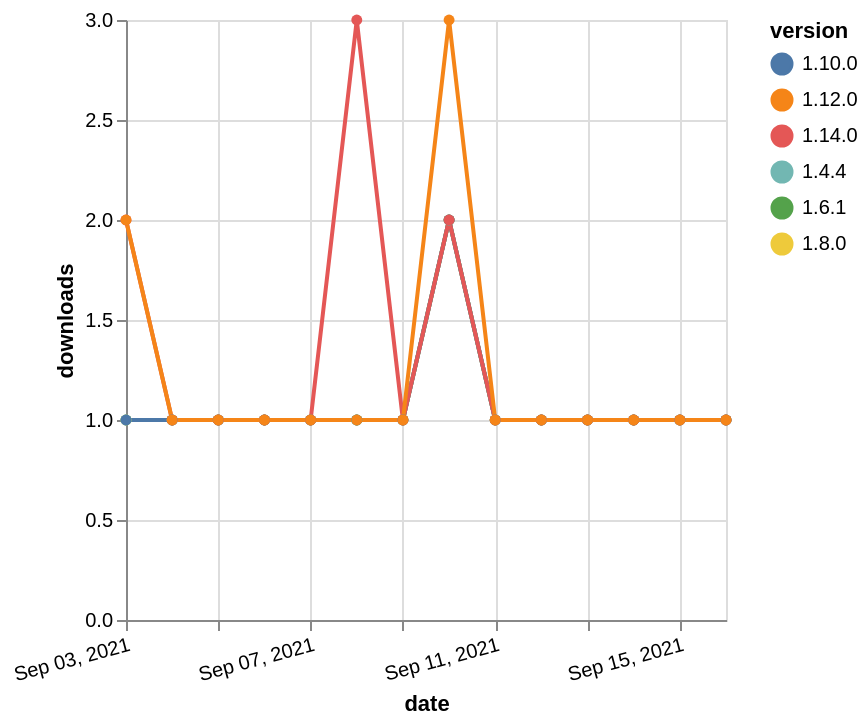

Describe this chart as a Vega-Lite specification.
### Vega-Lite specification from a JSON file in a GitHub repository (floating-point values rounded to 4 significant figures)
{"$schema": "https://vega.github.io/schema/vega-lite/v5.json", "description": "A simple bar chart with embedded data.", "data": {"values": [{"date": "2021-09-03", "total": 186, "delta": 1, "version": "1.6.1"}, {"date": "2021-09-04", "total": 187, "delta": 1, "version": "1.6.1"}, {"date": "2021-09-05", "total": 188, "delta": 1, "version": "1.6.1"}, {"date": "2021-09-06", "total": 189, "delta": 1, "version": "1.6.1"}, {"date": "2021-09-07", "total": 190, "delta": 1, "version": "1.6.1"}, {"date": "2021-09-08", "total": 191, "delta": 1, "version": "1.6.1"}, {"date": "2021-09-09", "total": 192, "delta": 1, "version": "1.6.1"}, {"date": "2021-09-10", "total": 194, "delta": 2, "version": "1.6.1"}, {"date": "2021-09-11", "total": 195, "delta": 1, "version": "1.6.1"}, {"date": "2021-09-12", "total": 196, "delta": 1, "version": "1.6.1"}, {"date": "2021-09-13", "total": 197, "delta": 1, "version": "1.6.1"}, {"date": "2021-09-14", "total": 198, "delta": 1, "version": "1.6.1"}, {"date": "2021-09-15", "total": 199, "delta": 1, "version": "1.6.1"}, {"date": "2021-09-16", "total": 200, "delta": 1, "version": "1.6.1"}, {"date": "2021-09-03", "total": 180, "delta": 1, "version": "1.8.0"}, {"date": "2021-09-04", "total": 181, "delta": 1, "version": "1.8.0"}, {"date": "2021-09-05", "total": 182, "delta": 1, "version": "1.8.0"}, {"date": "2021-09-06", "total": 183, "delta": 1, "version": "1.8.0"}, {"date": "2021-09-07", "total": 184, "delta": 1, "version": "1.8.0"}, {"date": "2021-09-08", "total": 185, "delta": 1, "version": "1.8.0"}, {"date": "2021-09-09", "total": 186, "delta": 1, "version": "1.8.0"}, {"date": "2021-09-10", "total": 188, "delta": 2, "version": "1.8.0"}, {"date": "2021-09-11", "total": 189, "delta": 1, "version": "1.8.0"}, {"date": "2021-09-12", "total": 190, "delta": 1, "version": "1.8.0"}, {"date": "2021-09-13", "total": 191, "delta": 1, "version": "1.8.0"}, {"date": "2021-09-14", "total": 192, "delta": 1, "version": "1.8.0"}, {"date": "2021-09-15", "total": 193, "delta": 1, "version": "1.8.0"}, {"date": "2021-09-16", "total": 194, "delta": 1, "version": "1.8.0"}, {"date": "2021-09-03", "total": 238, "delta": 1, "version": "1.4.4"}, {"date": "2021-09-04", "total": 239, "delta": 1, "version": "1.4.4"}, {"date": "2021-09-05", "total": 240, "delta": 1, "version": "1.4.4"}, {"date": "2021-09-06", "total": 241, "delta": 1, "version": "1.4.4"}, {"date": "2021-09-07", "total": 242, "delta": 1, "version": "1.4.4"}, {"date": "2021-09-08", "total": 243, "delta": 1, "version": "1.4.4"}, {"date": "2021-09-09", "total": 244, "delta": 1, "version": "1.4.4"}, {"date": "2021-09-10", "total": 246, "delta": 2, "version": "1.4.4"}, {"date": "2021-09-11", "total": 247, "delta": 1, "version": "1.4.4"}, {"date": "2021-09-12", "total": 248, "delta": 1, "version": "1.4.4"}, {"date": "2021-09-13", "total": 249, "delta": 1, "version": "1.4.4"}, {"date": "2021-09-14", "total": 250, "delta": 1, "version": "1.4.4"}, {"date": "2021-09-15", "total": 251, "delta": 1, "version": "1.4.4"}, {"date": "2021-09-16", "total": 252, "delta": 1, "version": "1.4.4"}, {"date": "2021-09-03", "total": 162, "delta": 1, "version": "1.10.0"}, {"date": "2021-09-04", "total": 163, "delta": 1, "version": "1.10.0"}, {"date": "2021-09-05", "total": 164, "delta": 1, "version": "1.10.0"}, {"date": "2021-09-06", "total": 165, "delta": 1, "version": "1.10.0"}, {"date": "2021-09-07", "total": 166, "delta": 1, "version": "1.10.0"}, {"date": "2021-09-08", "total": 167, "delta": 1, "version": "1.10.0"}, {"date": "2021-09-09", "total": 168, "delta": 1, "version": "1.10.0"}, {"date": "2021-09-10", "total": 170, "delta": 2, "version": "1.10.0"}, {"date": "2021-09-11", "total": 171, "delta": 1, "version": "1.10.0"}, {"date": "2021-09-12", "total": 172, "delta": 1, "version": "1.10.0"}, {"date": "2021-09-13", "total": 173, "delta": 1, "version": "1.10.0"}, {"date": "2021-09-14", "total": 174, "delta": 1, "version": "1.10.0"}, {"date": "2021-09-15", "total": 175, "delta": 1, "version": "1.10.0"}, {"date": "2021-09-16", "total": 176, "delta": 1, "version": "1.10.0"}, {"date": "2021-09-03", "total": 123, "delta": 2, "version": "1.14.0"}, {"date": "2021-09-04", "total": 124, "delta": 1, "version": "1.14.0"}, {"date": "2021-09-05", "total": 125, "delta": 1, "version": "1.14.0"}, {"date": "2021-09-06", "total": 126, "delta": 1, "version": "1.14.0"}, {"date": "2021-09-07", "total": 127, "delta": 1, "version": "1.14.0"}, {"date": "2021-09-08", "total": 130, "delta": 3, "version": "1.14.0"}, {"date": "2021-09-09", "total": 131, "delta": 1, "version": "1.14.0"}, {"date": "2021-09-10", "total": 133, "delta": 2, "version": "1.14.0"}, {"date": "2021-09-11", "total": 134, "delta": 1, "version": "1.14.0"}, {"date": "2021-09-12", "total": 135, "delta": 1, "version": "1.14.0"}, {"date": "2021-09-13", "total": 136, "delta": 1, "version": "1.14.0"}, {"date": "2021-09-14", "total": 137, "delta": 1, "version": "1.14.0"}, {"date": "2021-09-15", "total": 138, "delta": 1, "version": "1.14.0"}, {"date": "2021-09-16", "total": 139, "delta": 1, "version": "1.14.0"}, {"date": "2021-09-03", "total": 186, "delta": 2, "version": "1.12.0"}, {"date": "2021-09-04", "total": 187, "delta": 1, "version": "1.12.0"}, {"date": "2021-09-05", "total": 188, "delta": 1, "version": "1.12.0"}, {"date": "2021-09-06", "total": 189, "delta": 1, "version": "1.12.0"}, {"date": "2021-09-07", "total": 190, "delta": 1, "version": "1.12.0"}, {"date": "2021-09-08", "total": 191, "delta": 1, "version": "1.12.0"}, {"date": "2021-09-09", "total": 192, "delta": 1, "version": "1.12.0"}, {"date": "2021-09-10", "total": 195, "delta": 3, "version": "1.12.0"}, {"date": "2021-09-11", "total": 196, "delta": 1, "version": "1.12.0"}, {"date": "2021-09-12", "total": 197, "delta": 1, "version": "1.12.0"}, {"date": "2021-09-13", "total": 198, "delta": 1, "version": "1.12.0"}, {"date": "2021-09-14", "total": 199, "delta": 1, "version": "1.12.0"}, {"date": "2021-09-15", "total": 200, "delta": 1, "version": "1.12.0"}, {"date": "2021-09-16", "total": 201, "delta": 1, "version": "1.12.0"}]}, "width": "container", "mark": {"type": "line", "point": {"filled": true}}, "encoding": {"x": {"field": "date", "type": "temporal", "timeUnit": "yearmonthdate", "title": "date", "axis": {"labelAngle": -15}}, "y": {"field": "delta", "type": "quantitative", "title": "downloads"}, "color": {"field": "version", "type": "nominal"}, "tooltip": {"field": "delta"}}}
